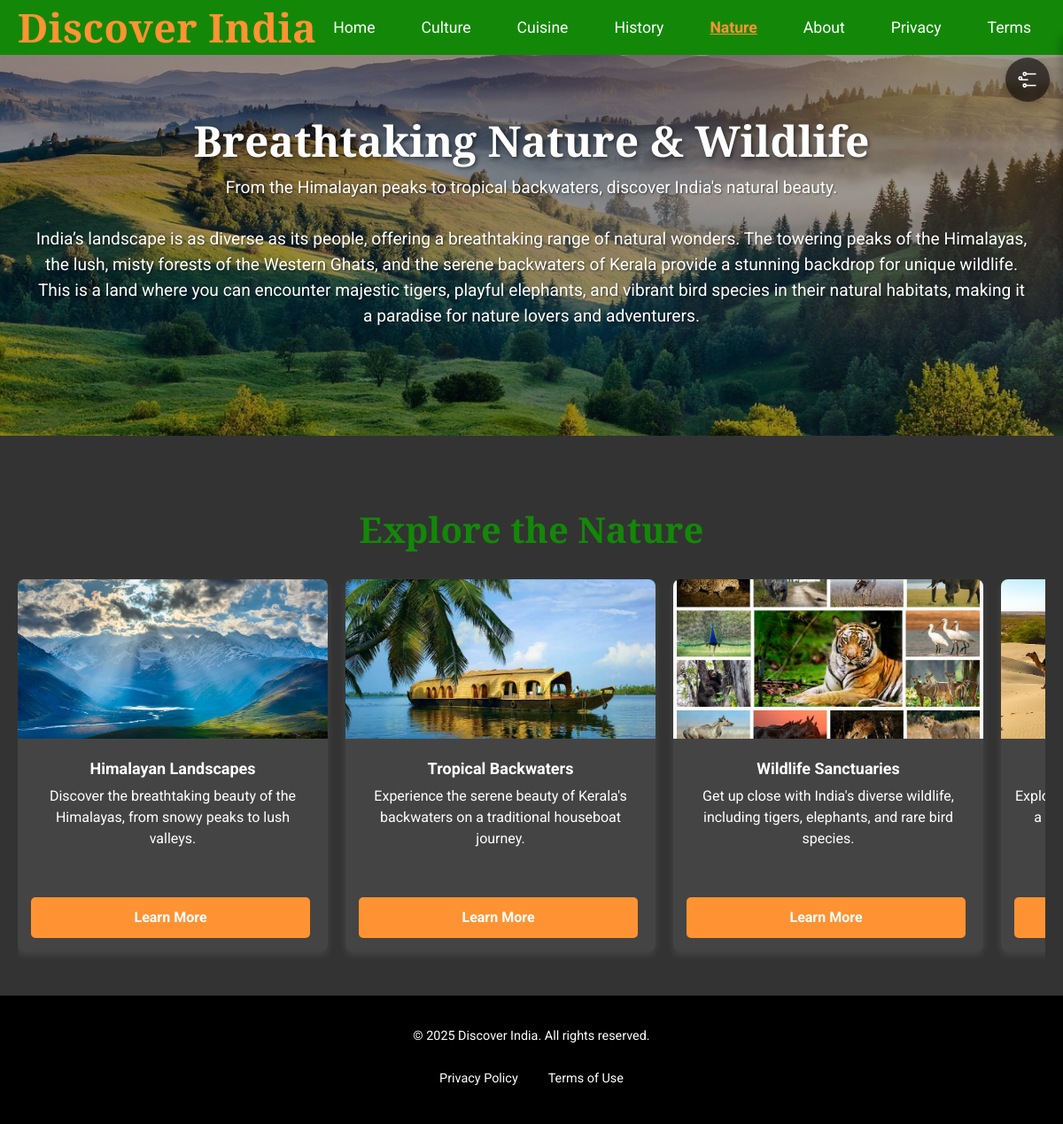
Page /nature on the earlier database version.
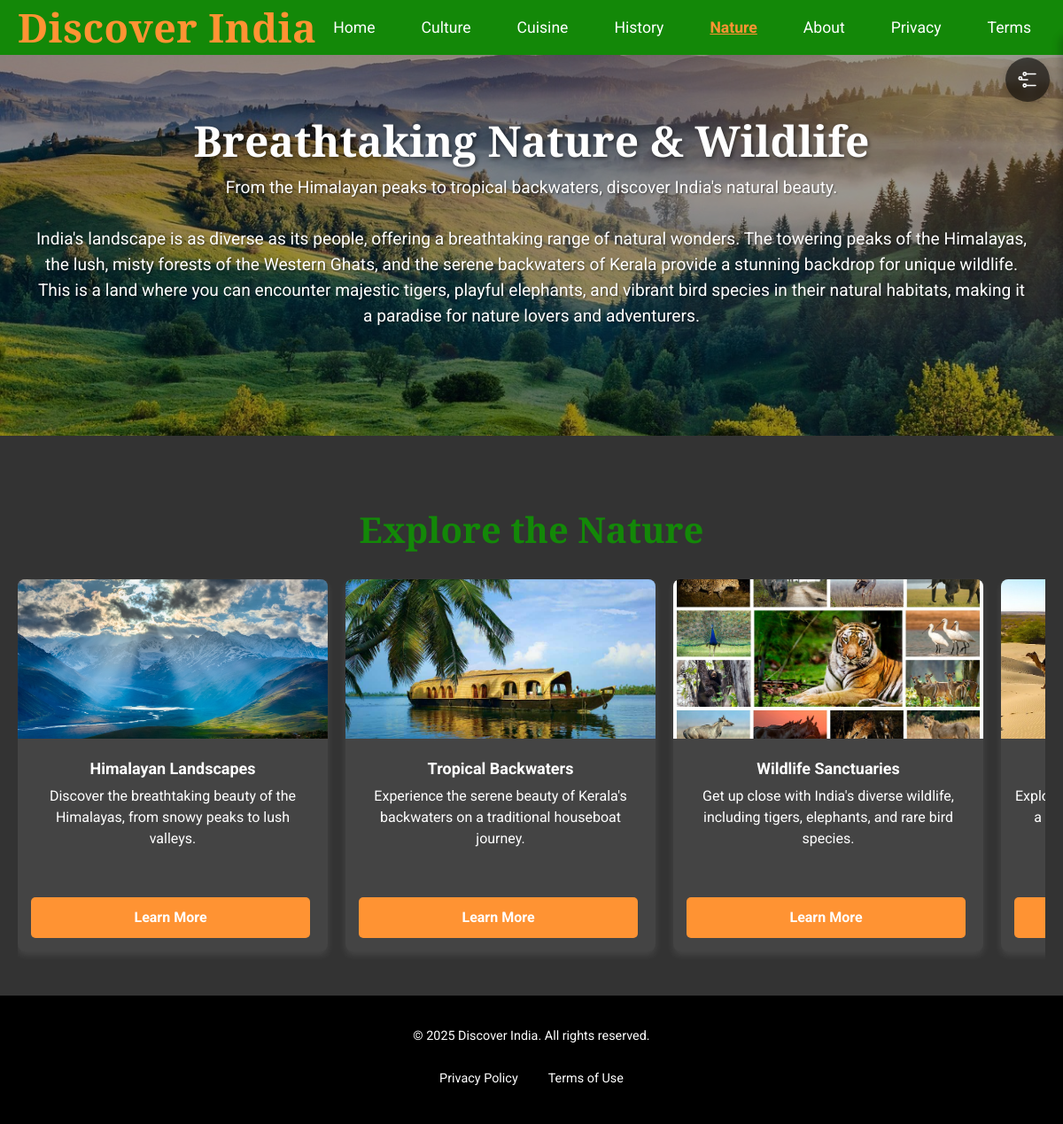
Same page on the later database version.
### app.py (models this page shows, shortened)
class CategoryHero(db.Model):
    id = db.Column(db.Integer, primary_key=True)
    category = db.Column(db.String(50), nullable=False, unique=True)
    title = db.Column(db.String(100), nullable=False)
    subtitle = db.Column(db.String(200), nullable=True)
    image_url = db.Column(db.String(200), nullable=False)
    long_description = db.Column(db.Text, nullable=True)

class Destination(db.Model):
    id = db.Column(db.Integer, primary_key=True)
    title = db.Column(db.String(100), nullable=False)
    description = db.Column(db.Text, nullable=False)
    image_url = db.Column(db.String(200), nullable=True)
    category = db.Column(db.String(50), nullable=True)
    sub_category = db.Column(db.String(50), nullable=True)
    long_description = db.Column(db.Text, nullable=True)

### app.py (the view)
@app.route('/nature')
def nature():
    items = Destination.query.filter_by(category='Nature').all()
    hero = CategoryHero.query.filter_by(category='Nature').first()
    return render_template('sub_category_page.html',
                         items=items,
                         hero=hero,
                         category='nature')

### app.py (called while the page is built)
@app.before_request
def get_categories():
    categories_data = Destination.query.with_entities(Destination.category).filter(
        Destination.category.in_(['Culture', 'Cuisine', 'History', 'Nature'])
    ).distinct().all()
    g.categories = [c[0] for c in categories_data]

### templates/sub_category_page.html (shortened to what this page needs)
{% extends 'base.html' %}
{% block content %}
<section class="hero-section" style="background-image: url({{url_for('static', filename=hero.image_url) }});">
    <div class="hero-overlay">
        <div class="container">
            <h1>{{ hero.title }}</h1>
            <p>{{ hero.subtitle }}</p>
            <p>{{ hero.long_description }}</p>
        </div>
    </div>
</section>
<section class="highlight-section">
    <div class="container">
        <h2 class="section-heading">Explore the {{ category|capitalize }}</h2>
        <div class="card-slider" data-slider>
            <div class="slider-track" data-wrapper>
                {% for item in items %}
                <a href="{{ url_for('details', title=item.title) }}" class="card-item">
                    <img src="{{ url_for('static', filename=item.image_url) }}" alt="{{ item.title }}">
                    <div class="card-content">
                        <h3>{{ item.title }}</h3>
                        <p>{{ item.description }}</p>
                    </div>
                    <span class="read-more cta-button">Learn More</span>
                </a>
                {% endfor %}
            </div>
        </div>
    </div>
</section>
{% endblock %}

### templates/base.html (shortened to what this page needs)
<!DOCTYPE html>
<html lang="en">
  <head>
    <link
      rel="stylesheet"
      href="{{ url_for('static', filename='css/style.css') }}"
    />
  </head>
  <body>
    <header class="site-header">
      <div class="container">
        <h1 class="site-title">Discover India</h1>
        <div class="hamburger-and-theme-container">
          <button
            id="theme-toggle-btn"
            class="theme-toggle-btn"
            aria-label="Toggle theme and scroll instructions"
          >
          </button>
        </div>
        <nav class="main-nav" role="navigation">
          <ul>
            <li>
              <a
                href="{{ url_for('home') }}"
                class="{% if request.path == url_for('home') %}active{% endif %}"
                >Home</a
              >
            </li>
            <li>
              <a
                href="{{ url_for('culture') }}"
                class="{% if request.path == url_for('culture') %}active{% endif %}"
                >Culture</a
              >
            </li>
            <li>
              <a
                href="{{ url_for('cuisine') }}"
                class="{% if request.path == url_for('cuisine') %}active{% endif %}"
                >Cuisine</a
              >
            </li>
            <li>
              <a
                href="{{ url_for('history') }}"
                class="{% if request.path == url_for('history') %}active{% endif %}"
                >History</a
              >
            </li>
            <li>
              <a
                href="{{ url_for('nature') }}"
                class="{% if request.path == url_for('nature') %}active{% endif %}"
                >Nature</a
              >
            </li>
            <li>
              <a
                href="{{ url_for('about') }}"
                class="{% if request.path == url_for('about') %}active{% endif %}"
                >About</a
              >
            </li>
            <li>
              <a
                href="{{ url_for('privacy') }}"
                class="{% if request.path == url_for('privacy') %}active{% endif %}"
                >Privacy</a
              >
            </li>
            <li>
              <a
                href="{{ url_for('terms') }}"
                class="{% if request.path == url_for('terms') %}active{% endif %}"
                >Terms</a
              >
            </li>
          </ul>
        </nav>
      </div>
    </header>
    <main>
      {% block content %}{% endblock %}
    </main>
    <footer class="site-footer">
      <div class="container">
        <p>&copy; 2025 Discover India. All rights reserved.</p>
        <div class="footer-links">
          <a
            href="{{ url_for('privacy') }}"
            class="{% if request.path == url_for('privacy') %}active{% endif %}"
            >Privacy Policy</a
          >
          <a
            href="{{ url_for('terms') }}"
            class="{% if request.path == url_for('terms') %}active{% endif %}"
            >Terms of Use</a
          >
        </div>
      </div>
    </footer>
  </body>
</html>

Differences in the rows shown:
changed CategoryHero "Breathtaking Nature & Wildlife": long_description "India’s landscape is as diverse…" → "India's landscape is as diverse…"
